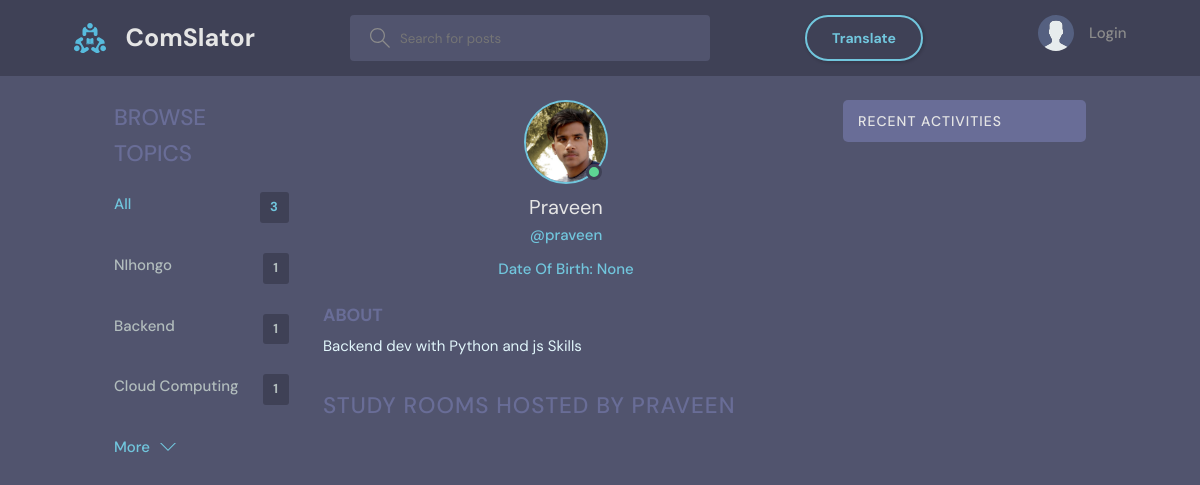
Page /profile/2/ on the earlier database version.
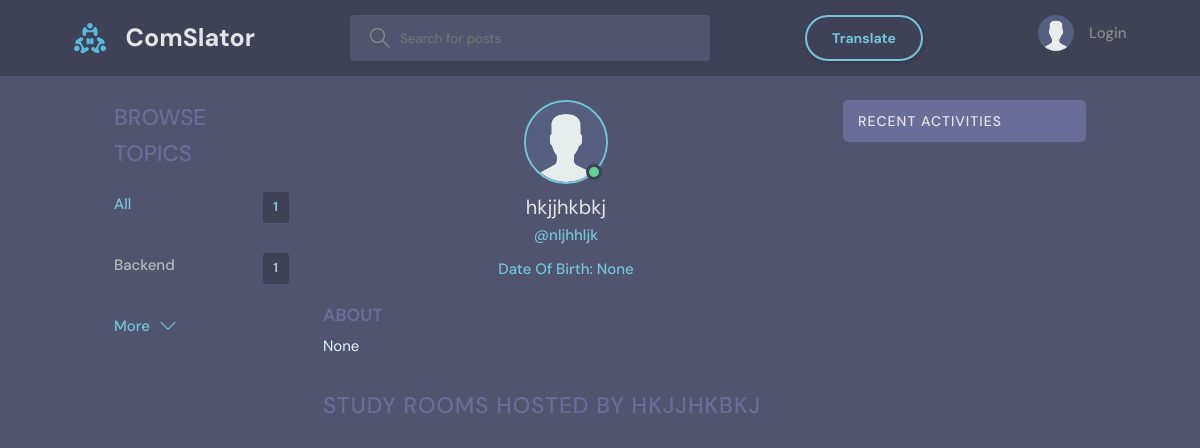
Same page on the later database version.
### base/models.py (models this page shows, shortened)
class Topic(models.Model):
    name = models.CharField(max_length=200)

class User(AbstractBaseUser):
    STATUS = [
        ('online', 'online'),
        ('offline', 'offline'),
    ]
    name = models.CharField(max_length=200, null=True)
    username   = models.CharField(max_length=200, null=True)
    email      = models.EmailField(unique=True, null=True)
    password   = models.CharField(max_length=100)
    birth_date = models.DateField(null=True)
    status     = models.CharField(choices=STATUS, max_length=50, default='offline')
    is_superuser = models.BooleanField(default=False)
    bio = models.TextField(null=True)
    avatar = models.ImageField(null=True, default="avatar.svg")
    timezone = models.CharField(max_length=50, default='UTC')
    USERNAME_FIELD = 'email'
    REQUIRED_FIELDS = ['username', 'password']
    objects = UserManager()

### base/views.py (the view)
# urls.py: path('profile/<str:pk>/', views.userProfile, name="user-profile"),
def userProfile(request, pk):
    user = User.objects.get(id=pk)
    rooms = user.room_set.all()
    room_messages = user.message_set.all()
    topics = Topic.objects.all()
    context = {'user': user, 'rooms': rooms,
               'room_messages': room_messages, 'topics': topics}
    return render(request, 'base/profile.html', context)

### base/templates/base/profile.html (shortened to what this page needs)
{% extends 'main.html' %}
{% block content %}
<main class="profile-page layout layout--3">
  <div class="container">
    {% include 'base/topics_component.html' %}
    <div class="roomList">
      <div class="profile">
        <div class="profile__avatar">
          <div class="avatar avatar--large active">
            <img src="{{user.avatar.url}}" />
          </div>
        </div>
        <div class="profile__info">
          <h3>{{user.name}}</h3>
          <p>@{{user.username}}</p>
          <p>Date Of Birth: {{user.birth_date}}</p>
        </div>
        <div class="profile__about">
          <h3>About</h3>
          <p>
            {{user.bio}}
          </p>
        </div>
      </div>
      <div class="roomList__header">
        <div>
          <h2>Study Rooms Hosted by {{user.name}}</a>
          </h2>
        </div>
      </div>
    </div>
    {% include 'base/activity_component.html' %}
  </div>
</main>
{% endblock content %}

### base/templates/base/topics_component.html
<div class="topics">
    <div class="topics__header">
        <h2>Browse Topics</h2>
    </div>
    <ul class="topics__list">
        <li>
            <a href="{% url 'home' %}" class="active">All <span>{{topics.count}}</span></a>
        </li>
        {% for topic in topics %}
        <li>
            <a href="{% url 'home' %}?q={{topic.name}}">{{topic.name}}<span>{{topic.room_set.all.count}}</span></a>
        </li>
        {% endfor %}
    </ul>
    <a class="btn btn--link" href="{% url 'topics' %}">
        More
        <svg version="1.1" xmlns="http://www.w3.org/2000/svg" width="32" height="32" viewBox="0 0 32 32">
            <title>chevron-down</title>
            <path d="M16 21l-13-13h-3l16 16 16-16h-3l-13 13z"></path>
        </svg>
    </a>
</div>

Differences in the rows shown:
removed Topic: name "NIhongo", room_set.all.count "1"
removed Topic: name "Cloud Computing", room_set.all.count "1"
changed User "None": avatar: picture removed, a placeholder shows; name "Praveen" → "hkjjhkbkj"; username "praveen" → "nljhhljk"; bio "Backend dev with Python and js Skills" → "None"; name "PRAVEEN" → "HKJJHKBKJ"
Other differences:
{{ topics.count }}: "3" → "1"
